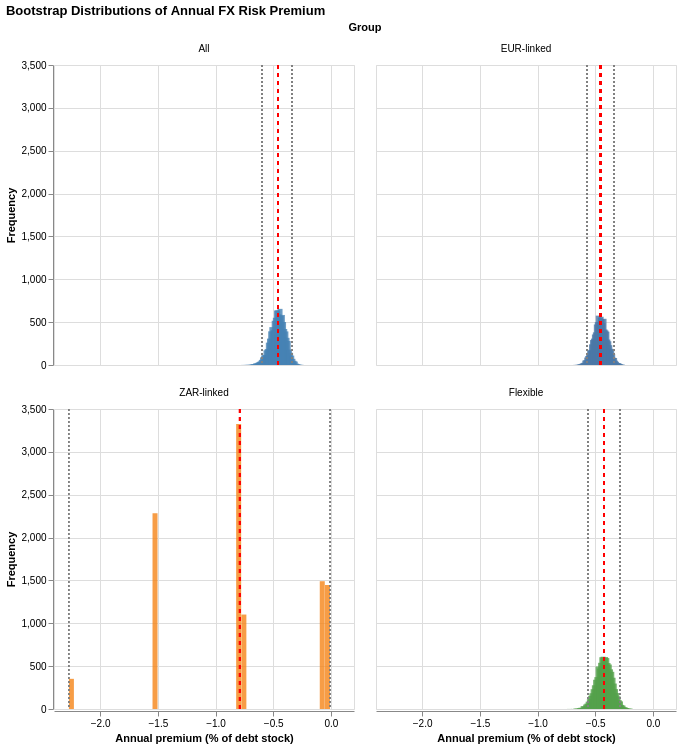

The cell this chart's notebook holds for it:
### Code cell
# Bootstrap confidence intervals (country-block resampling, 10,000 draws)
def bootstrap_premium(res_df, n_boot=10000, seed=42):
    rng = np.random.default_rng(seed)
    countries = res_df['country'].unique()
    n = len(countries)
    country_losses = {c: res_df.loc[res_df['country'] == c, 'loss'].values for c in countries}
    boot = np.empty(n_boot)
    for b in range(n_boot):
        sampled = rng.choice(countries, size=n, replace=True)
        all_losses = np.concatenate([country_losses[c] for c in sampled])
        boot[b] = all_losses.mean()
    point = res_df['loss'].mean()
    return {'point': point, 'se': boot.std(),
            'ci_lo': np.percentile(boot, 2.5), 'ci_hi': np.percentile(boot, 97.5),
            'distribution': boot}

# Run bootstrap for overall and per-regime
boot_results = {}
boot_results['All'] = bootstrap_premium(residuals)
for regime in ['EUR-linked', 'ZAR-linked', 'Flexible']:
    boot_results[regime] = bootstrap_premium(residuals[residuals['regime'] == regime])

# Print summary
print("Bootstrap confidence intervals (10,000 country-block resamples)")
print("=" * 70)
for group, b in boot_results.items():
    print(f"{group:>12}: premium = {b['point']*100:.3f}%  "
          f"SE = {b['se']*100:.3f}%  "
          f"95% CI = [{b['ci_lo']*100:.3f}%, {b['ci_hi']*100:.3f}%]")

# Pre-bin bootstrap distributions in pandas to avoid Altair's 5000-row limit
group_order = ['All', 'EUR-linked', 'ZAR-linked', 'Flexible']
group_colors = ['steelblue', '#4c78a8', '#f58518', '#54a24b']

binned_rows = []
annot_rows = []
for group, b in boot_results.items():
    dist = b['distribution'] * 100
    counts, edges = np.histogram(dist, bins=50)
    centers = (edges[:-1] + edges[1:]) / 2
    for c, cnt in zip(centers, counts):
        if cnt > 0:
            binned_rows.append({'group': group, 'bin_center': c, 'count': int(cnt)})
    annot_rows.append({'group': group, 'x': b['point'] * 100, 'type': 'point'})
    annot_rows.append({'group': group, 'x': b['ci_lo'] * 100, 'type': 'ci'})
    annot_rows.append({'group': group, 'x': b['ci_hi'] * 100, 'type': 'ci'})

binned_df = pd.DataFrame(binned_rows)
annot_df = pd.DataFrame(annot_rows)

# Merge annotations into binned data for faceted layering
binned_df = binned_df.merge(
    annot_df[annot_df['type'] == 'point'][['group', 'x']].rename(columns={'x': 'point_est'}),
    on='group'
)
binned_df = binned_df.merge(
    annot_df[annot_df['type'] == 'ci'].groupby('group')['x'].agg(['min', 'max']).rename(
        columns={'min': 'ci_lo', 'max': 'ci_hi'}),
    on='group'
)

base = alt.Chart(binned_df)

hist_chart = base.mark_bar(opacity=0.8).encode(
    x=alt.X('bin_center:Q', title='Annual premium (% of debt stock)'),
    y=alt.Y('count:Q', title='Frequency'),
    color=alt.Color('group:N', scale=alt.Scale(domain=group_order, range=group_colors), legend=None)
)

point_rules = base.mark_rule(color='red', strokeDash=[4, 4], strokeWidth=1.5).encode(
    x='point_est:Q'
)

ci_lo_rules = base.mark_rule(color='gray', strokeDash=[2, 2], strokeWidth=1).encode(
    x='ci_lo:Q'
)

ci_hi_rules = base.mark_rule(color='gray', strokeDash=[2, 2], strokeWidth=1).encode(
    x='ci_hi:Q'
)

(hist_chart + point_rules + ci_lo_rules + ci_hi_rules).facet(
    facet=alt.Facet('group:N', title='Group', sort=group_order),
    columns=2
).properties(title='Bootstrap Distributions of Annual FX Risk Premium')

### Figure 1 — Vega-Lite specification as saved in the notebook (floating-point values rounded to 4 significant figures; data arrays with more than 128 entries replaced by an {"elided": "..."} marker saying what was removed)
{"config": {"view": {"continuousWidth": 300, "continuousHeight": 300}}, "data": {"name": "data-ff6fcad1567dd006e48e31f267d2b4f4"}, "facet": {"field": "group", "sort": ["All", "EUR-linked", "ZAR-linked", "Flexible"], "title": "Group", "type": "nominal"}, "spec": {"layer": [{"mark": {"type": "bar", "opacity": 0.8}, "encoding": {"color": {"field": "group", "legend": null, "scale": {"domain": ["All", "EUR-linked", "ZAR-linked", "Flexible"], "range": ["steelblue", "#4c78a8", "#f58518", "#54a24b"]}, "type": "nominal"}, "x": {"field": "bin_center", "title": "Annual premium (% of debt stock)", "type": "quantitative"}, "y": {"field": "count", "title": "Frequency", "type": "quantitative"}}}, {"mark": {"type": "rule", "color": "red", "strokeDash": [4, 4], "strokeWidth": 1.5}, "encoding": {"x": {"field": "point_est", "type": "quantitative"}}}, {"mark": {"type": "rule", "color": "gray", "strokeDash": [2, 2], "strokeWidth": 1}, "encoding": {"x": {"field": "ci_lo", "type": "quantitative"}}}, {"mark": {"type": "rule", "color": "gray", "strokeDash": [2, 2], "strokeWidth": 1}, "encoding": {"x": {"field": "ci_hi", "type": "quantitative"}}}]}, "columns": 2, "title": "Bootstrap Distributions of Annual FX Risk Premium", "$schema": "https://vega.github.io/schema/vega-lite/v5.20.1.json", "datasets": {"data-ff6fcad1567dd006e48e31f267d2b4f4": {"elided": "151 records"}}}
